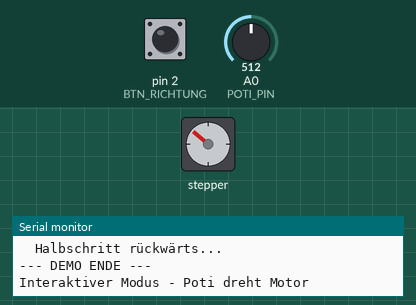
The sketch below on a simulated Arduino Uno, built with avr-gcc and run on an emulated ATmega328P. Shown: stepper motor, the last lines printed to the serial monitor. The inputs (shaded band) are chosen by the test bench; at power-on: pin 2 (BTN_RICHTUNG) HIGH, A0 (POTI_PIN) = 512. Stepper angles assume 2048 steps per turn.

Above: at 11.4 s.
11.5 s: pin 2 (BTN_RICHTUNG) pulled LOW for 0.15 s
At 12.26 s:
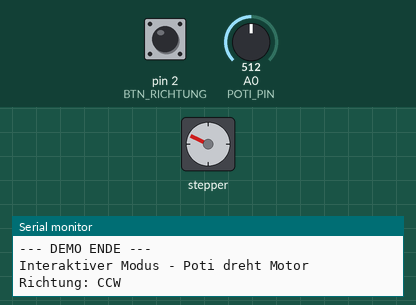
14.6 s: A0 (POTI_PIN) set to 122
At 14.84 s:
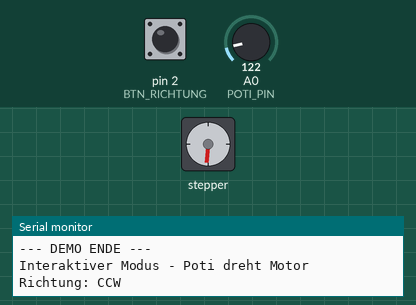
17.6 s: A0 (POTI_PIN) set to 306
At 18.02 s:
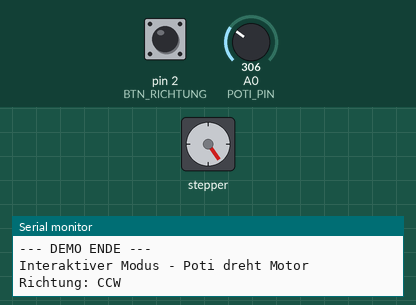
20.6 s: pin 2 (BTN_RICHTUNG) pulled LOW for 1 s
At 21.35 s:
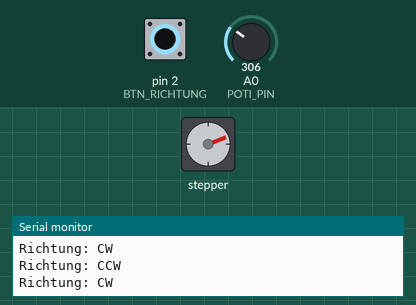
24.6 s: A0 (POTI_PIN) set to 0
27.6 s: pin 2 (BTN_RICHTUNG) pulled LOW for 3.2 s
Timing chart, 0 to 33.3 s (numbered marks = the images above; inputs shaded):
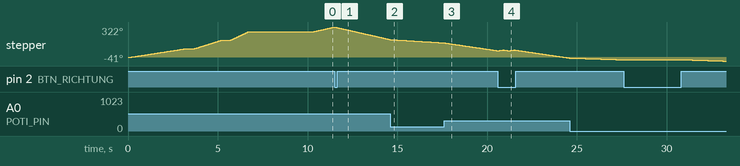

The sketch:

code.ino
```cpp
// A04: Schrittmotor 28BYJ-48 mit ULN2003
// Verschiedene Schrittmodi und Positionierung

#include <Stepper.h>

// Pin-Definitionen für ULN2003
const int IN1 = 8;
const int IN2 = 9;
const int IN3 = 10;
const int IN4 = 11;

// Potentiometer und Taster
const int POTI_PIN = A0;
const int BTN_RICHTUNG = 2;

// 28BYJ-48 Spezifikationen:
// Schritte pro Umdrehung: 2048 (bei Stepper-Library im Full-Step-Modus)
const int SCHRITTE_PRO_UMDREHUNG = 2048;

// Stepper-Objekt erstellen
Stepper motor(SCHRITTE_PRO_UMDREHUNG, IN1, IN3, IN2, IN4);

// Variablen
int richtung = 1;  // 1 = CW, -1 = CCW
unsigned long lastButtonTime = 0;
const unsigned long DEBOUNCE_DELAY = 300;

// Halbschritt-Sequenz für manuelle Steuerung
const int HALBSCHRITT[8][4] = {
  {1, 0, 0, 0},
  {1, 1, 0, 0},
  {0, 1, 0, 0},
  {0, 1, 1, 0},
  {0, 0, 1, 0},
  {0, 0, 1, 1},
  {0, 0, 0, 1},
  {1, 0, 0, 1}
};
int schrittIndex = 0;

void setup() {
  Serial.begin(9600);

  // Pins konfigurieren
  pinMode(IN1, OUTPUT);
  pinMode(IN2, OUTPUT);
  pinMode(IN3, OUTPUT);
  pinMode(IN4, OUTPUT);
  pinMode(BTN_RICHTUNG, INPUT_PULLUP);

  Serial.println(F("Schrittmotor 28BYJ-48 Steuerung"));
  Serial.println(F("==============================="));
  Serial.println(F("Poti: Geschwindigkeit"));
  Serial.println(F("Taster: Richtungswechsel"));
  Serial.println(F("==============================="));

  // Demo starten
  demo();

  Serial.println(F("\nInteraktiver Modus - Poti dreht Motor"));
}

void setStep(int step[4]) {
  digitalWrite(IN1, step[0]);
  digitalWrite(IN2, step[1]);
  digitalWrite(IN3, step[2]);
  digitalWrite(IN4, step[3]);
}

void halbSchritt(int schritte, int delayMs) {
  int dir = (schritte > 0) ? 1 : -1;
  schritte = abs(schritte);

  for (int i = 0; i < schritte; i++) {
    schrittIndex = (schrittIndex + dir + 8) % 8;
    setStep((int*)HALBSCHRITT[schrittIndex]);
    delay(delayMs);
  }
}

void motorAus() {
  digitalWrite(IN1, LOW);
  digitalWrite(IN2, LOW);
  digitalWrite(IN3, LOW);
  digitalWrite(IN4, LOW);
}

void demo() {
  Serial.println(F("\n--- DEMO START ---"));

  // Demo 1: Verschiedene Geschwindigkeiten mit Stepper-Library
  Serial.println(F("Demo 1: Geschwindigkeiten (Library)"));

  int geschwindigkeiten[] = {5, 10, 15};
  for (int i = 0; i < 3; i++) {
    Serial.print(F("  "));
    Serial.print(geschwindigkeiten[i]);
    Serial.println(F(" RPM..."));
    motor.setSpeed(geschwindigkeiten[i]);
    motor.step(SCHRITTE_PRO_UMDREHUNG / 4);  // 90 Grad
    delay(500);
  }

  // Demo 2: Halbschritt-Modus manuell
  Serial.println(F("\nDemo 2: Halbschritt (manuell)"));
  Serial.println(F("  Halbschritt vorwärts..."));
  halbSchritt(512, 2);  // 45 Grad
  delay(500);

  Serial.println(F("  Halbschritt rückwärts..."));
  halbSchritt(-512, 2);
  delay(500);

  // Motor ausschalten
  motorAus();

  Serial.println(F("\n--- DEMO ENDE ---"));
}

void loop() {
  unsigned long currentTime = millis();

  // Taster für Richtungswechsel
  if (currentTime - lastButtonTime > DEBOUNCE_DELAY) {
    if (digitalRead(BTN_RICHTUNG) == LOW) {
      richtung *= -1;
      Serial.print(F("Richtung: "));
      Serial.println(richtung > 0 ? F("CW") : F("CCW"));
      lastButtonTime = currentTime;
    }
  }

  // Poti lesen für Geschwindigkeit (0-1023 -> 1-15 RPM)
  int potiWert = analogRead(POTI_PIN);
  int rpm = map(potiWert, 0, 1023, 1, 15);

  // Geschwindigkeit setzen und einen kleinen Schritt machen
  motor.setSpeed(rpm);
  motor.step(richtung);  // Ein Schritt in gewählte Richtung
}
```
